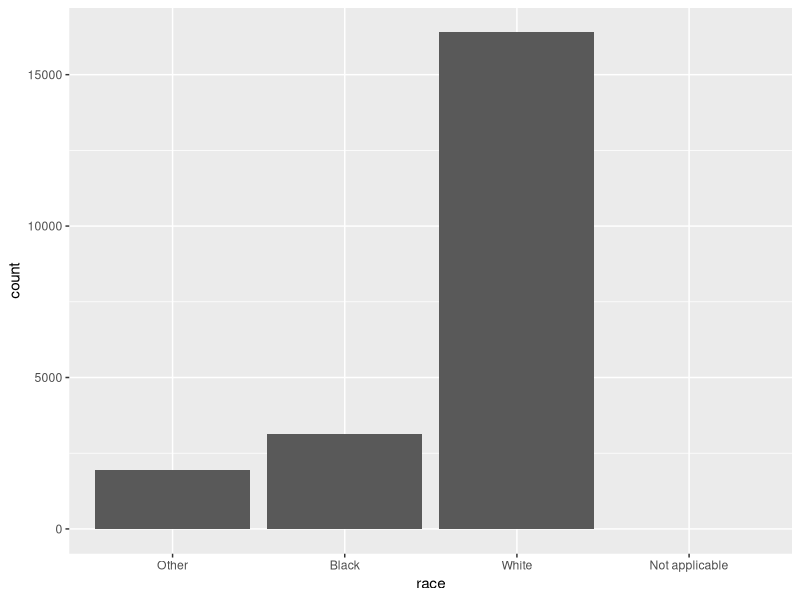
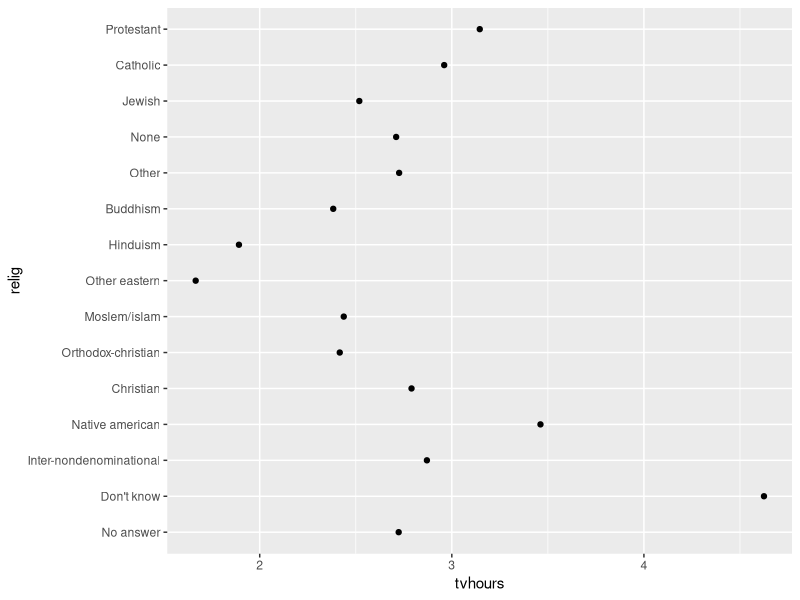
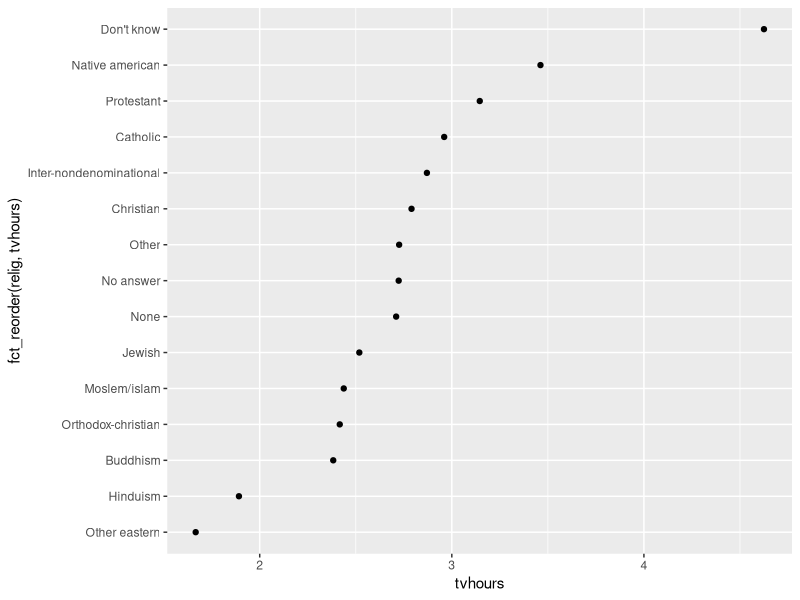
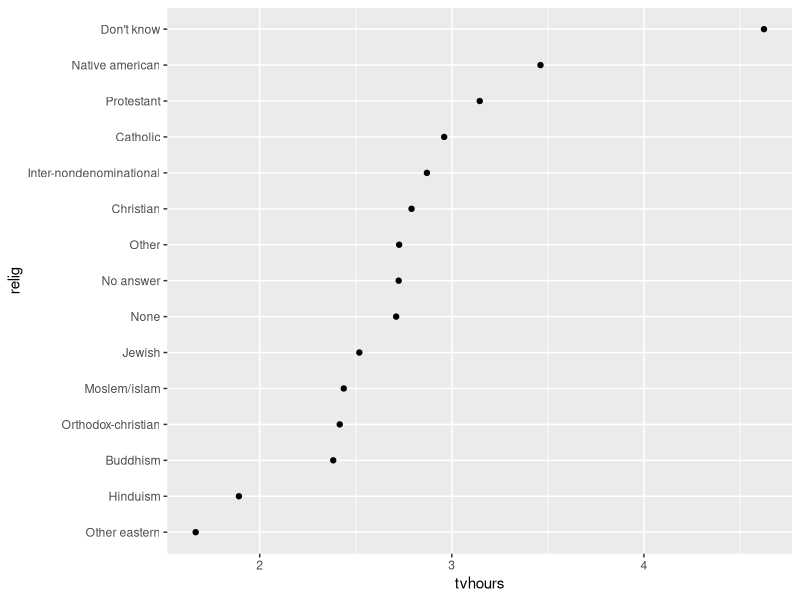
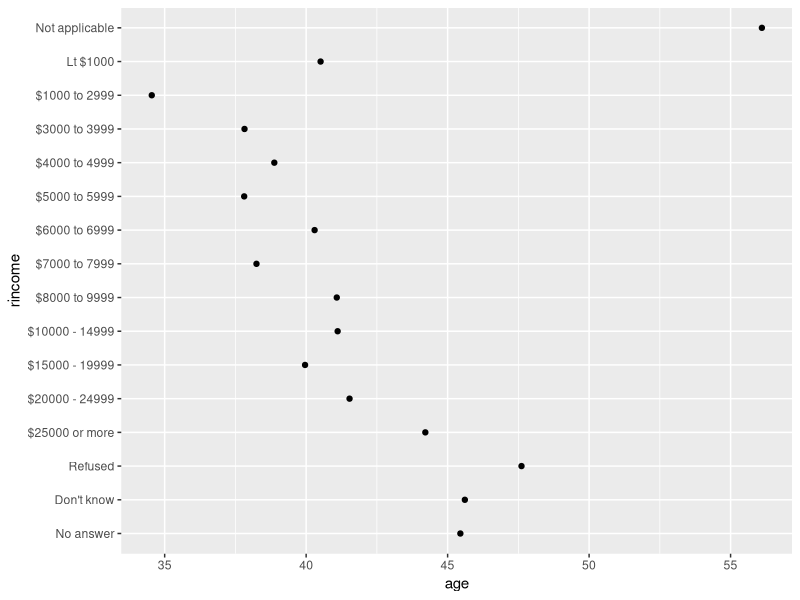
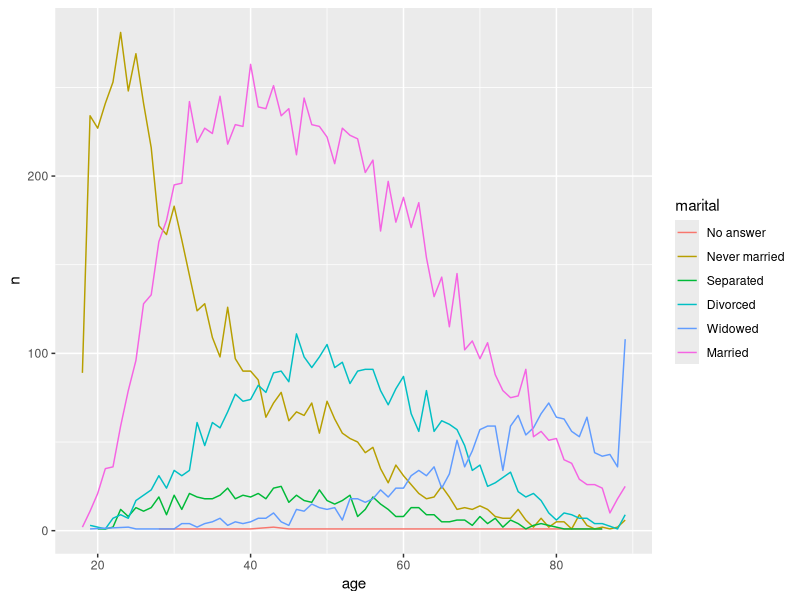
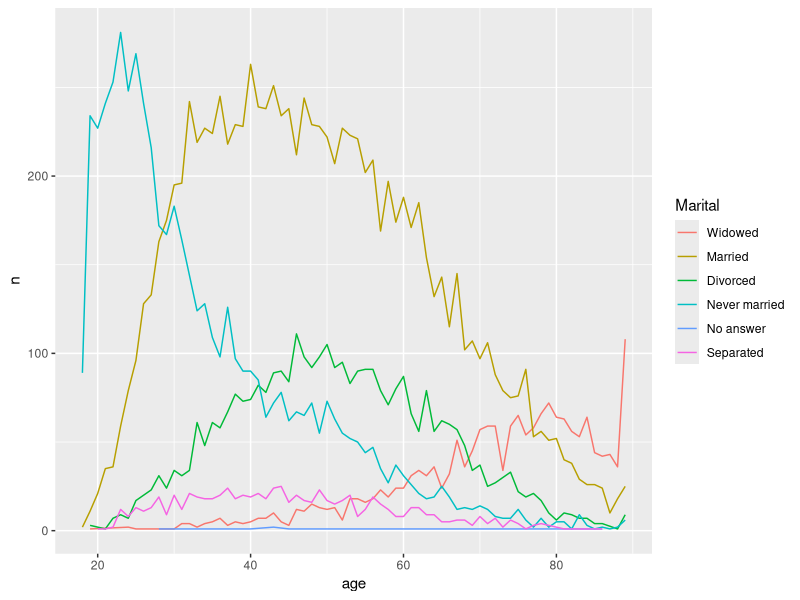
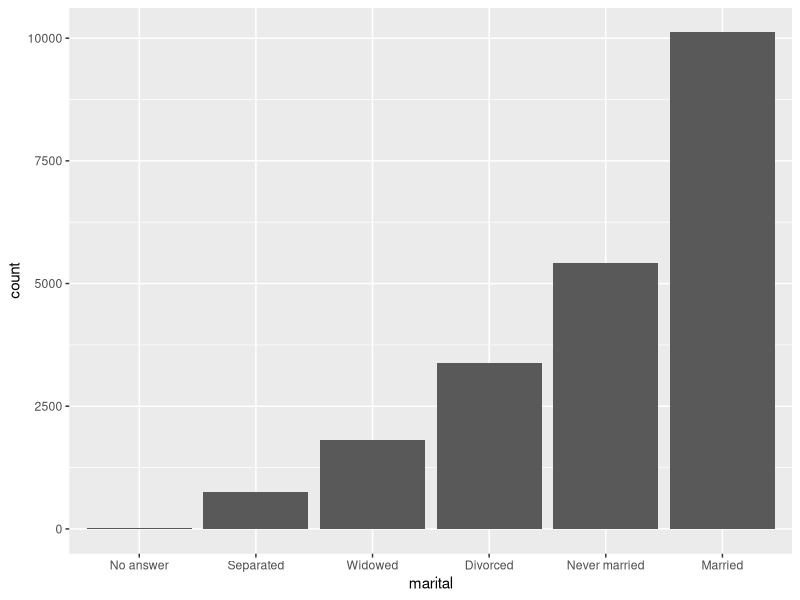

The R source for these figures, in order:
library(tidyverse)

library(forcats)
apropos("replace")
  apropos("fruit")
dir(pattern = "\\.R$")
glob2rx("*.Rmd")
day_levels<-c("Lun","Mar","Mie","Jue","Vie")
x1<-c("Vie","Lum","Mar","Dom")
sort(x1)

y1<-factor(x1,levels = day_levels)
sort(y1)
x2<-c("Vim","Lum","Mar","Dom")
y2<-factor(x2,levels = day_levels)
sort(y2)
factor(x1)
f1<-factor(x1,levels = unique(x1))
levels(f1)
f2<-x1%>%factor()%>%fct_inorder()
levels(f2)
gss_cat%>% View()
gss_cat%>%count(marital)
gss_cat %>% ggplot(aes(race))+
    geom_bar()+
   scale_x_discrete(drop=FALSE)
religion_summary<-gss_cat%>%
  group_by(relig)%>%
  summarise(
    age=mean(age,na.rm=TRUE),
    tvhours=mean(tvhours,na.rm=TRUE),
    n=n()
  )
religion_summary%>%View()
ggplot(religion_summary,aes(tvhours,relig))+geom_point()
ggplot(religion_summary,aes(tvhours,fct_reorder(relig,tvhours)))+
   geom_point()
religion_summary%>%
  mutate(relig=fct_reorder(relig,tvhours))%>%
  ggplot(aes(tvhours,relig))+
  geom_point()
gss_cat%>%
   group_by(rincome)%>%
  summarise(
    age=mean(age,na.rm=TRUE),
    tvhours=mean(tvhours,na.rm=TRUE),
    n=n()
    
  )%>%
#  mutate(rincome=fct_reorder(rincome,age))%>%
 mutate(rincome=fct_relevel(rincome,"not appicable"))%>%
   ggplot(aes(age,rincome))+
  geom_point()


by_age<-gss_cat%>%
  filter(!is.na(age))%>%
  group_by(age,marital)%>%
  count()
ggplot(by_age,aes(age,n,color=marital))+
  geom_line(na.rm = TRUE)
ggplot(by_age,aes(age,n,color=fct_reorder2(marital,age,n)))+
  geom_line(na.rm = TRUE)+
  labs(color="Marital")
gss_cat%>%
  mutate(marital=marital%>%fct_infreq()%>%fct_rev())%>%
  ggplot(aes(marital))+
  geom_bar()
gss_cat%>%count(partyid)
gss_cat %>% 
  mutate(partyid=fct_recode(partyid,
    "Republican,Strong"="Strong republican",
    "Republican,weak"="Not str republican",
    "Independent,near dem"="Ind,near rep",
    "Democrat,weak"="Not str democrat",
    "Democrat,strong"="Strong democrat",
    "Other" ="No answer",
    "Other" ="Don't know",
    "other"="Other party"
    
  ))%>%count(partyid)
gss_cat%>%
  mutate(partyid=fct_collapse(partyid,
    other=c("No answer","Don't know","Other party")
  )
  )%>%
count(partyid)
gss_cat%>%
  mutate(relig=fct_lump(relig,n=5))%>%
  count(relig,sort=TRUE)%>%
  print(n=3)
